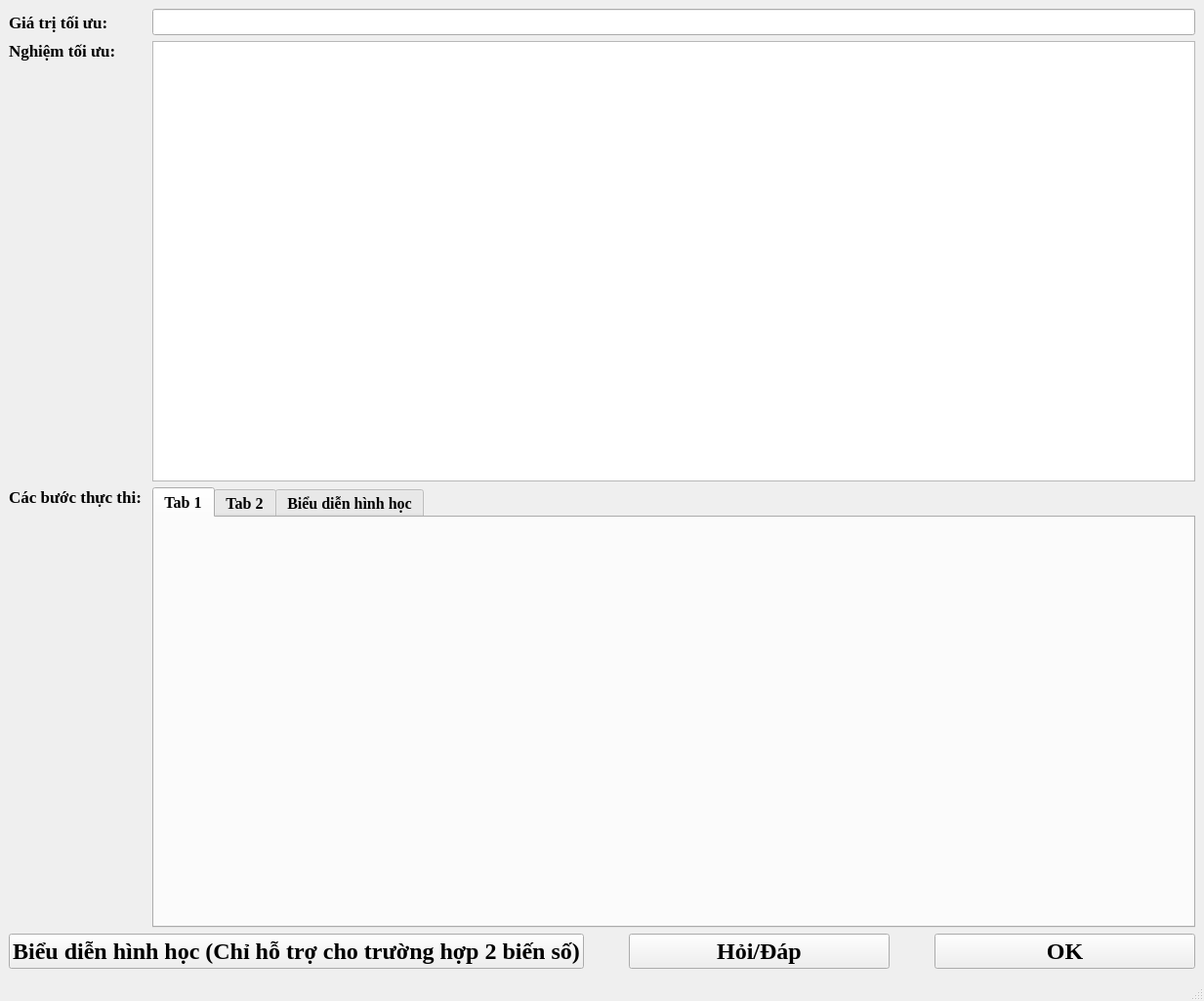
<?xml version="1.0" encoding="UTF-8"?>
<ui version="4.0">
 <class>WdSolve</class>
 <widget class="QMainWindow" name="WdSolve">
  <property name="geometry">
   <rect>
    <x>0</x>
    <y>0</y>
    <width>1233</width>
    <height>1025</height>
   </rect>
  </property>
  <property name="sizePolicy">
   <sizepolicy hsizetype="Preferred" vsizetype="Preferred">
    <horstretch>3</horstretch>
    <verstretch>0</verstretch>
   </sizepolicy>
  </property>
  <property name="font">
   <font>
    <family>Tinos</family>
    <pointsize>12</pointsize>
    <bold>true</bold>
   </font>
  </property>
  <property name="windowTitle">
   <string>MainWindow</string>
  </property>
  <property name="styleSheet">
   <string notr="true"/>
  </property>
  <widget class="QWidget" name="centralwidget">
   <property name="styleSheet">
    <string notr="true"/>
   </property>
   <layout class="QVBoxLayout" name="verticalLayout">
    <item>
     <layout class="QGridLayout" name="gridLayout">
      <item row="0" column="0">
       <widget class="QLabel" name="label">
        <property name="font">
         <font>
          <family>Tinos</family>
          <pointsize>13</pointsize>
          <bold>true</bold>
         </font>
        </property>
        <property name="styleSheet">
         <string notr="true"/>
        </property>
        <property name="text">
         <string>Giá trị tối ưu: </string>
        </property>
       </widget>
      </item>
      <item row="0" column="1">
       <widget class="QLineEdit" name="lineEdit_Z">
        <property name="font">
         <font>
          <family>Tinos</family>
          <pointsize>12</pointsize>
          <bold>true</bold>
         </font>
        </property>
        <property name="autoFillBackground">
         <bool>false</bool>
        </property>
        <property name="styleSheet">
         <string notr="true"/>
        </property>
        <property name="readOnly">
         <bool>true</bool>
        </property>
       </widget>
      </item>
      <item row="1" column="0">
       <widget class="QLabel" name="label_2">
        <property name="font">
         <font>
          <family>Tinos</family>
          <pointsize>13</pointsize>
          <bold>true</bold>
         </font>
        </property>
        <property name="styleSheet">
         <string notr="true"/>
        </property>
        <property name="text">
         <string>Nghiệm tối ưu: </string>
        </property>
        <property name="alignment">
         <set>Qt::AlignLeading|Qt::AlignLeft|Qt::AlignTop</set>
        </property>
       </widget>
      </item>
      <item row="1" column="1">
       <widget class="QTableWidget" name="table_solution">
        <property name="minimumSize">
         <size>
          <width>0</width>
          <height>150</height>
         </size>
        </property>
        <property name="maximumSize">
         <size>
          <width>16777215</width>
          <height>500</height>
         </size>
        </property>
        <property name="font">
         <font>
          <family>Tinos</family>
          <pointsize>12</pointsize>
          <bold>true</bold>
         </font>
        </property>
        <property name="styleSheet">
         <string notr="true"/>
        </property>
       </widget>
      </item>
      <item row="2" column="0">
       <widget class="QLabel" name="label_3">
        <property name="font">
         <font>
          <family>Tinos</family>
          <pointsize>13</pointsize>
          <bold>true</bold>
         </font>
        </property>
        <property name="styleSheet">
         <string notr="true"/>
        </property>
        <property name="text">
         <string>Các bước thực thi: </string>
        </property>
        <property name="alignment">
         <set>Qt::AlignLeading|Qt::AlignLeft|Qt::AlignTop</set>
        </property>
       </widget>
      </item>
      <item row="2" column="1">
       <widget class="QTabWidget" name="tabWidget_steps">
        <property name="minimumSize">
         <size>
          <width>0</width>
          <height>150</height>
         </size>
        </property>
        <property name="font">
         <font>
          <family>Tinos</family>
          <pointsize>12</pointsize>
          <bold>true</bold>
         </font>
        </property>
        <property name="styleSheet">
         <string notr="true"/>
        </property>
        <property name="currentIndex">
         <number>0</number>
        </property>
        <widget class="QWidget" name="tab">
         <attribute name="title">
          <string>Tab 1</string>
         </attribute>
        </widget>
        <widget class="QWidget" name="tab_2">
         <attribute name="title">
          <string>Tab 2</string>
         </attribute>
        </widget>
        <widget class="QWidget" name="tab_3">
         <attribute name="title">
          <string>Biểu diễn hình học</string>
         </attribute>
        </widget>
       </widget>
      </item>
      <item row="3" column="0" colspan="2">
       <layout class="QHBoxLayout" name="horizontalLayout">
        <item>
         <widget class="QPushButton" name="pushButton_2">
          <property name="sizePolicy">
           <sizepolicy hsizetype="Minimum" vsizetype="Fixed">
            <horstretch>2</horstretch>
            <verstretch>0</verstretch>
           </sizepolicy>
          </property>
          <property name="font">
           <font>
            <family>Tinos</family>
            <pointsize>18</pointsize>
            <bold>true</bold>
           </font>
          </property>
          <property name="styleSheet">
           <string notr="true"/>
          </property>
          <property name="text">
           <string>Biểu diễn hình học (Chỉ hỗ trợ cho trường hợp 2 biến số)</string>
          </property>
          <property name="icon">
           <iconset resource="resource.qrc">
            <normaloff>:/new/prefix1/Pasted image (7).png</normaloff>:/new/prefix1/Pasted image (7).png</iconset>
          </property>
         </widget>
        </item>
        <item>
         <spacer name="horizontalSpacer">
          <property name="orientation">
           <enum>Qt::Horizontal</enum>
          </property>
          <property name="sizeHint" stdset="0">
           <size>
            <width>40</width>
            <height>20</height>
           </size>
          </property>
         </spacer>
        </item>
        <item>
         <widget class="QPushButton" name="pushButton_3">
          <property name="sizePolicy">
           <sizepolicy hsizetype="Minimum" vsizetype="Fixed">
            <horstretch>1</horstretch>
            <verstretch>0</verstretch>
           </sizepolicy>
          </property>
          <property name="font">
           <font>
            <family>Tinos</family>
            <pointsize>18</pointsize>
            <bold>true</bold>
           </font>
          </property>
          <property name="styleSheet">
           <string notr="true"/>
          </property>
          <property name="text">
           <string>Hỏi/Đáp</string>
          </property>
          <property name="icon">
           <iconset resource="resource.qrc">
            <normaloff>:/new/prefix1/Pasted image (6).png</normaloff>:/new/prefix1/Pasted image (6).png</iconset>
          </property>
         </widget>
        </item>
        <item>
         <spacer name="horizontalSpacer_2">
          <property name="orientation">
           <enum>Qt::Horizontal</enum>
          </property>
          <property name="sizeHint" stdset="0">
           <size>
            <width>40</width>
            <height>20</height>
           </size>
          </property>
         </spacer>
        </item>
        <item>
         <widget class="QPushButton" name="pushButton">
          <property name="sizePolicy">
           <sizepolicy hsizetype="Minimum" vsizetype="Fixed">
            <horstretch>1</horstretch>
            <verstretch>0</verstretch>
           </sizepolicy>
          </property>
          <property name="font">
           <font>
            <family>Tinos</family>
            <pointsize>18</pointsize>
            <bold>true</bold>
           </font>
          </property>
          <property name="styleSheet">
           <string notr="true"/>
          </property>
          <property name="text">
           <string>OK</string>
          </property>
         </widget>
        </item>
       </layout>
      </item>
     </layout>
    </item>
   </layout>
  </widget>
  <widget class="QMenuBar" name="menubar">
   <property name="geometry">
    <rect>
     <x>0</x>
     <y>0</y>
     <width>1233</width>
     <height>23</height>
    </rect>
   </property>
  </widget>
  <widget class="QStatusBar" name="statusbar"/>
 </widget>
 <resources>
  <include location="resource.qrc"/>
 </resources>
 <connections/>
</ui>
